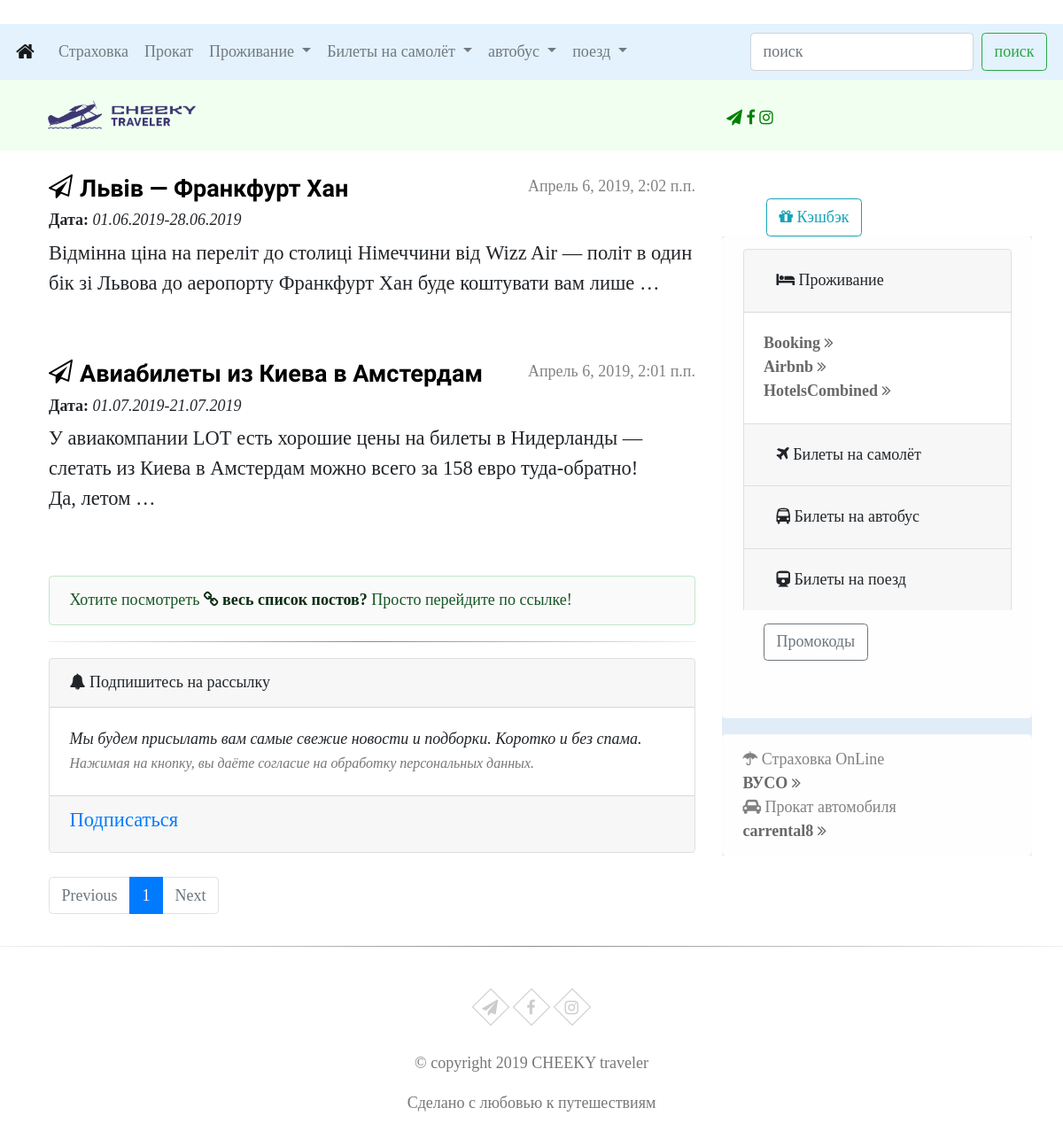
The page / on the database its author committed.
### blog/models.py (models this page shows, shortened)
class Post(models.Model):
    objects = None
    author = models.ForeignKey(settings.AUTH_USER_MODEL, on_delete=models.CASCADE)
    image = models.ImageField(verbose_name=u'Фотография', upload_to='img/%Y/%m/%d', help_text='150x150px', default="",
                                     blank=True)
    screenshot_1 = models.ImageField(verbose_name=u'Скриншот_1', upload_to='img/%Y/%m/%d', help_text='150x150px',
                                     default="", blank=True)
    screenshot_2 = models.ImageField(verbose_name=u'Скриншот_2', upload_to='img/%Y/%m/%d', help_text='150x150px',
                                     default="", blank=True)
    screenshot_3 = models.ImageField(verbose_name=u'Скриншот_3', upload_to='img/%Y/%m/%d', help_text='150x150px',
                                     default="", blank=True)
    title = models.CharField(verbose_name=u'Описание', max_length=200, db_index=True)
    slug = models.SlugField(verbose_name=u'ЧПУ', max_length=200, unique=True)
    price = models.CharField(verbose_name=u'Цена', max_length=200, db_index=True, blank=True)
    month = models.CharField(verbose_name=u'Месяц', max_length=200, db_index=True, blank=True)
    from_to = models.CharField(verbose_name=u'Даты путешествия', max_length=200, db_index=True, blank=True)
    text_1 = models.TextField(verbose_name=u'Текст_1', db_index=True)
    text_2 = models.TextField(verbose_name=u'Текст_2', db_index=True, blank=True)
    created_date = models.DateTimeField(verbose_name=u'Дата создания', default=timezone.now)
    published_date = models.DateTimeField(verbose_name=u'Дата публикации', blank=True, null=True)
    def get_absolute_url(self):
        return reverse('post_detail', kwargs={'slug': self.slug})
    class Meta:
        ordering = ['-published_date']

### blog/views.py (the view)
# urls.py: path('', views.post_list, name='post_list'),
def post_list(request):
    search_query = request.GET.get('search', '')
    if search_query:
        posts = Post.objects.filter(Q(title__icontains=search_query) | Q(text_1__icontains=search_query)
                                    | Q(created_date__icontains=search_query) | Q(price__icontains=search_query)
                                    | Q(month__icontains=search_query) | Q(text_2__icontains=search_query)
                                    | Q(from_to__icontains=search_query))
    else:
        posts = Post.objects.all()
    paginator = Paginator(posts, 5)  # Пагинатор. Начало. Вывод 10-ти постов
    page_number = request.GET.get('page', 1)
    page = paginator.get_page(page_number)
    is_paginated = page.has_other_pages()
    if page.has_previous():
        prev_url = '?page={}'.format(page.previous_page_number())
    else:
        prev_url = ''
    if page.has_next():
        next_url = '?page={}'.format(page.next_page_number())
    else:
        next_url = ''
    context = {
        'page_object': page,
        'is_paginated': is_paginated,
        'next_url': next_url,
        'prev_url': prev_url
    }
    return render(request, 'blog/post_list.html', context=context)

### blog/templates/blog/post_list.html
{% extends 'blog/base.html' %}
{% block content %}
    {% for post in page_object.object_list %}
        <div class="post">
            <div class="date">
                {{ post.published_date }}
            </div>
            {% autoescape off %}
            <h4 class="t_style"><a href="{{ post.get_absolute_url }}"><i class="fa fa-pull-left fa-paper-plane-o" aria-hidden="true"></i>
                {{ post.title }}</a></h4>
                <h6>
                    <b>Дата:</b>
                        <span><em class="from_to">{{ post.from_to }}</em></span>
                </h6>
            <p class="lead">{{ post.text_1|linebreaksbr|truncatewords:25 }}</p>
            {% endautoescape %}
        </div>
    {% endfor %}
<div class="alert alert-success" role="alert">
  Хотите посмотреть <a href="{% url 'fulllist' %}" class="alert-link"><i class="fa fa-link" aria-hidden="true"></i> весь список постов?</a> Просто перейдите по ссылке!
</div>
<hr class="style17">
{% include 'subscription_link.html' %}
<br>
<nav aria-label="...">
  <ul class="pagination">
    <li class="page-item {% if not prev_url %} disabled {% endif %}">
      <a class="page-link" href="{{ prev_url }}" tabindex="-1" aria-disabled="true">Previous</a>
    </li>
    {% for n in page_object.paginator.page_range %}
      {% if page_object.number == n %}
          <li class="page-item active" aria-current="page">
              <a class="page-link" href="?page={{ n }}">{{ n }}<span class="sr-only">(current)</span></a>
          </li>
      {% elif n > page_object.number|add:-3 and n < page_object.number|add:3 %}
        <li class="page-item">
            <a class="page-link" href="?page={{ n }}">{{ n }}</a>
        </li>
      {% endif %}
    {% endfor %}
    <li class="page-item {% if not next_url %} disabled {% endif %}">
      <a class="page-link" href="{{ next_url }}" tabindex="-1" aria-disabled="true">Next</a>
    </li>
  </ul>
</nav>
{% endblock %}

### blog/static/css/blog.css (style rules this page uses)
h1, h2, h3, h4 { font-family: 'Old Standard TT', serif; }
.date { color: #828282; float: right; }
.post { margin-bottom: 70px; }
.post h4 a { color:black; font-weight: bolder; }
* { margin: 0; padding: 0; }
html, body { font-family: 'Times New Roman, Tahoma, serif'; font-size: 18px; }
.alert-success { background: #FAFAFA; }
em.from_to { text-indent: 1.5em; }
hr { border: 0; height: 1px; background-image: -webkit-linear-gradient(left, #f0f0f0, #8c8b8b, #f0f0f0); background-image: -moz-linear-gradient(left, #f0f0f0, #8c8b8b, #f0f0f0); background-image: -ms-linear-gradient(left, #f0f0f0, #8c8b8b, #f0f0f0); background-image: -o-linear-gradient(left, #f0f0f0, #8c8b8b, #f0f0f0); }

### rows shown on the page
Post: published_date "Апрель 6, 2019, 2:02 п.п.", title "Львів — Франкфурт Хан", from_to "01.06.2019-28.06.2019", text_1 "Відмінна ціна на переліт до столиці Німеччини від Wizz Air — політ в один бік зі Львова до аеропорту Франкфурт Хан буде коштувати вам лише …"
Post: published_date "Апрель 6, 2019, 2:01 п.п.", title "Авиабилеты из Киева в Амстердам", from_to "01.07.2019-21.07.2019", text_1 "У авиакомпании LOT есть хорошие цены на билеты в Нидерланды — слетать из Киева в Амстердам можно всего за 158 евро туда-обратно! Да, летом …"

### other values the page prints
{{ n }} "1"
